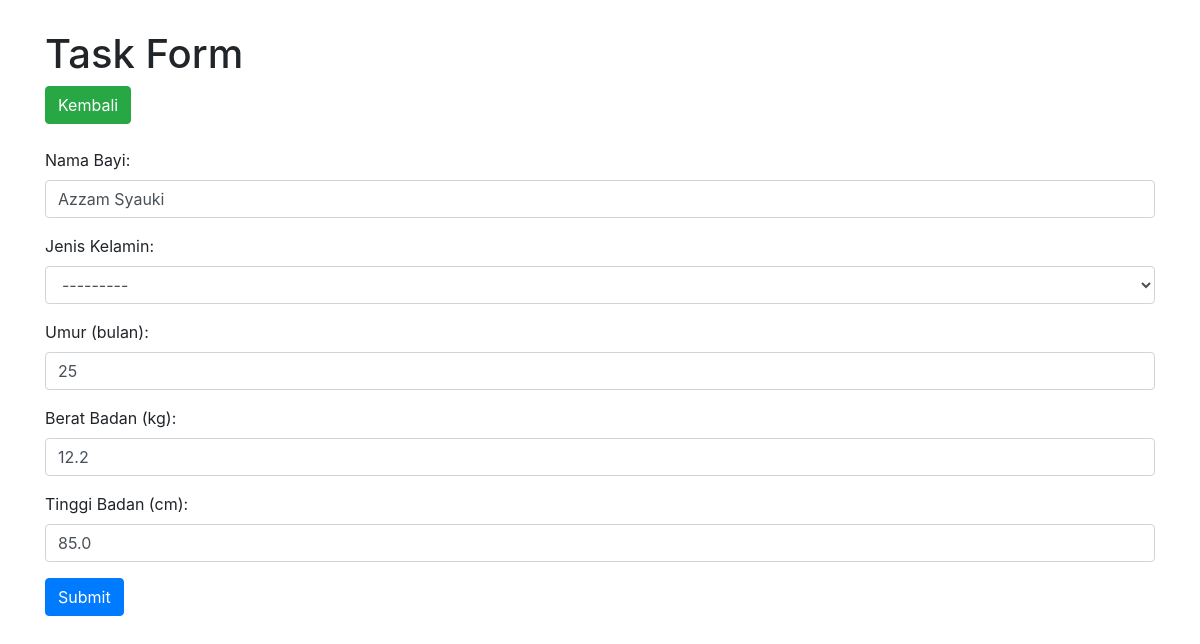
Screenshot of /update/1 with the database file from the repository.
### gizibayi/models.py (models this page shows)
class Bayi(models.Model):
  class BayiStatus(models.TextChoices):
    TODO = 'todo', _('Todo')
    IN_PROGRESS =  'in_progress', _('In Progress')
    CLOSED = 'closed', _('Closed')
  gender = (
    ('x', 'laki-laki'),
    ('y', 'perempuan'),
    )
  nama_bayi = models.CharField(max_length=100)
  jenis_kelamin = models.CharField(max_length=60, blank=True, default='',choices=gender,verbose_name="gender")
  umur = models.IntegerField()
  berat_badan = models.FloatField()
  tinggi_badan = models.FloatField()
  class Meta:
    db_table = 'bayis'

### gizibayi/views.py (the view)
# urls.py: path('update/<int:bayi_id>', update_view, name='update'),
def update_view(request, bayi_id):
    try:
        task = Bayi.objects.get(pk=bayi_id)
    except Bayi.DoesNotExist:
        raise Http404("Task tidak ditemukan.")
    if request.method == 'POST':
        form = BayiForm(request.POST, instance=task)
        if form.is_valid():
            form.save()
            messages.success(request, 'Sukses Mengubah Task.')
            return redirect('gizibayi:home')
    else:
        form = BayiForm(instance=task)
    return render(request, 'gizibayi/form.html', {'form': form})

### gizibayi/forms.py
class BayiForm(ModelForm):
    class Meta:
        model = Bayi
        fields = ('nama_bayi', 'jenis_kelamin', 'umur', 'berat_badan', 'tinggi_badan')
        labels = {
            'nama_bayi': _('Nama Bayi'),
            'jenis_kelamin': _('Jenis Kelamin'),
            'umur': _('Umur (bulan)'),
            'berat_badan': _('Berat Badan (kg)'),
            'tinggi_badan': _('Tinggi Badan (cm)')
        }
        error_messages = {
            'nama_bayi': {
                'required': _("Nama bayi harus diisi."),
            },
            'jenis_kelamin': {
                'required': _("Jenis Kelamin harus diisi."),
            },
            'umur': {
                'required': _("Umur harus diisi."),
            },
            'berat_badan': {
                'required': _("Berat Badan harus diisi."),
            },
            'tinggi_badan': {
                'required': _("Tinggi Badan harus diisi."),
            },
        }

### gizibayi/templates/gizibayi/form.html (shortened to what this page needs)
<!doctype html>
<html lang="en">
  <head>
    <link rel="stylesheet" href="https://maxcdn.bootstrapcdn.com/bootstrap/4.0.0/css/bootstrap.min.css">
  </head>
  <body>
    <div class="container">
      <h1>Task Form</h1>
      <div>
        <a href="{% url 'gizibayi:home' %}" class="btn btn-success">Kembali</a>
      </div>
      <br>
      <div>
        {% load widget_tweaks %}
        <form method="post" novalidate>
          {% for field in form.visible_fields %}
            <div class="form-group">
              {{ field.label_tag }}
              {% if form.is_bound %}
                {% if field.errors %}
                  {% render_field field class="form-control is-invalid" %}
                  {% for error in field.errors %}
                    <div class="invalid-feedback">
                      {{ error }}
                    </div>
                  {% endfor %}
                {% else %}
                  {% render_field field class="form-control is-valid" %}
                {% endif %}
              {% else %}
                {% render_field field class="form-control" %}
              {% endif %}
            </div>
          {% endfor %}
          <button type="submit" class="btn btn-primary">Submit</button>
        </form>
      </div>
  </div>
  </body>
</html>

### gizibayi/templates/gizibayi/form.html (style rules this page uses)
body { margin-top: 30px; }

### rows the page displays
Bayi: nama_bayi "Azzam Syauki" "---------" "25" "12.2" "85.0"

### other values shown
{{ field.label_tag }} "Nama Bayi:" "Jenis Kelamin:" "Umur (bulan):" "Berat Badan (kg):" "Tinggi Badan (cm):"
